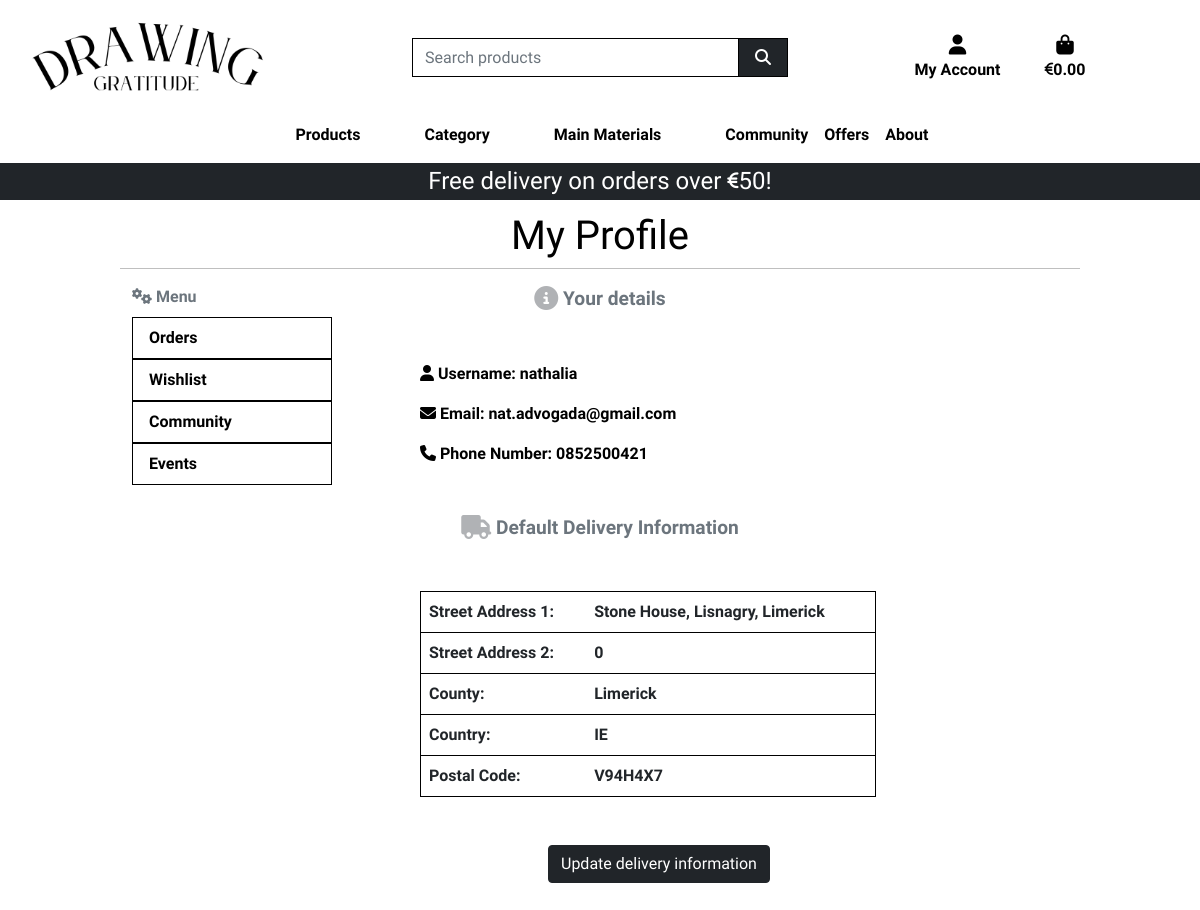
The page /profile/ (signed in) on the database as committed earlier.
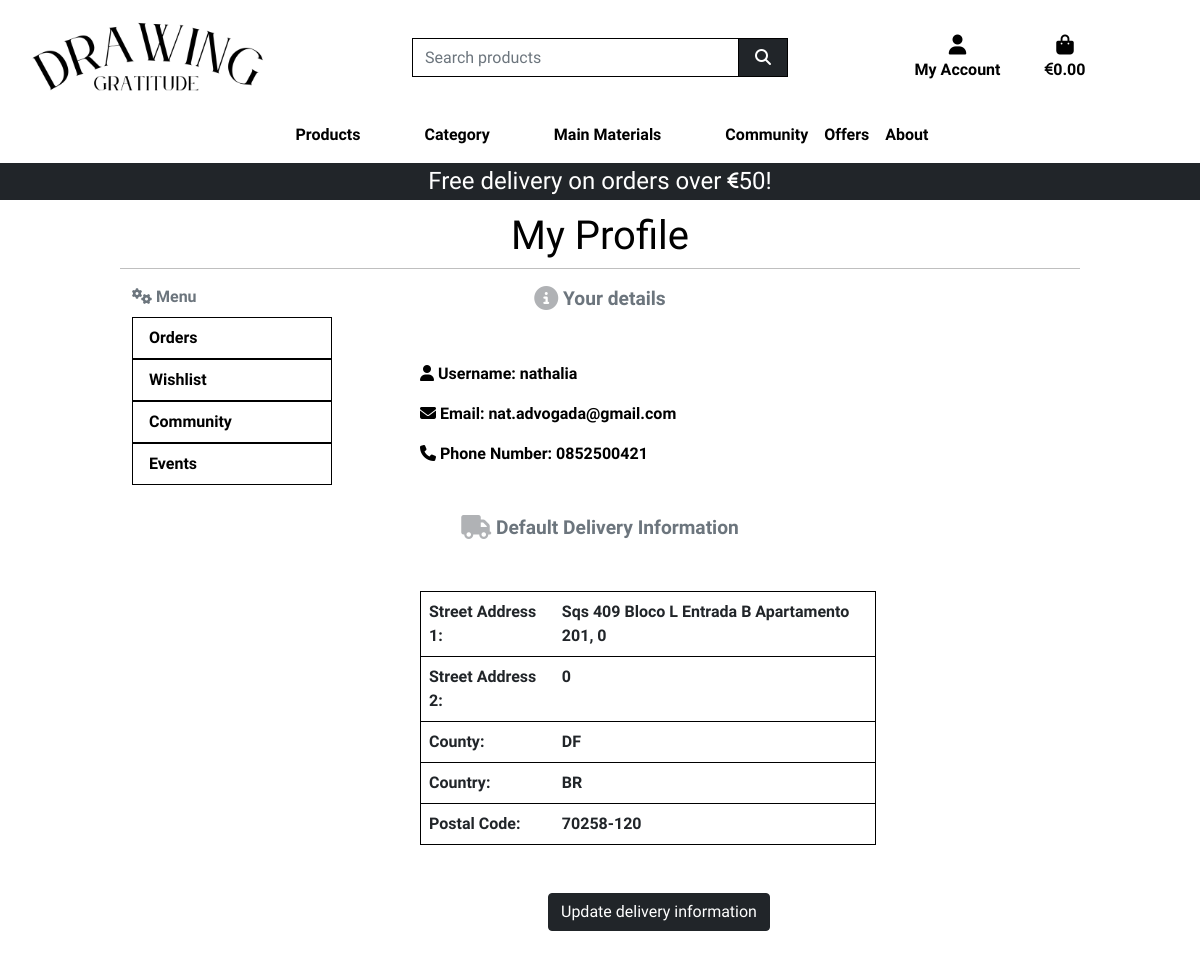
The same page on the database as committed later.
### profiles/models.py (models this page shows, shortened)
class UserProfile(models.Model):
    user = models.OneToOneField(User, on_delete=models.CASCADE)
    default_phone_number = models.CharField(max_length=20, null=True, blank=True)
    default_street_address1 = models.CharField(max_length=80, null=True, blank=True)
    default_street_address2 = models.CharField(max_length=80, null=True, blank=True)
    default_town_or_city = models.CharField(max_length=40, null=True, blank=True)
    default_county = models.CharField(max_length=80, null=True, blank=True)
    default_country = CountryField(blank_label='Country', null=True, blank=True)
    default_postcode = models.CharField(max_length=20, null=True, blank=True)

### profiles/views.py (the view)
# urls.py: path('profile/', include('profiles.urls')),
def profile(request):
    if request.user.is_authenticated:
        user_info = UserProfile.objects.get(user=request.user)
    template = 'profiles/profile.html'
    context = {
        'on_profile_page': True,
        'user_info': user_info,
    }
    return render(request, template, context)

### bag/contexts.py (called while the page is built, shortened)
def bag_contents(request):
    bag_items = []
    total = 0
    total_discounted_price = 0
    product_count = 0
    bag = request.session.get('bag', {})
    delivery = total * Decimal(settings.STANDARD_DELIVERY_PERCENTAGE / 100) if total < settings.FREE_DELIVERY_THRESHOLD else 0
    grand_total = total + delivery
    context = {
        'bag_items': bag_items,
        'total': total,
        'total_discounted_price': total_discounted_price,
        'product_count': product_count,
        'delivery': delivery,
        'free_delivery_delta': max(0, settings.FREE_DELIVERY_THRESHOLD - total),
        'free_delivery_threshold': settings.FREE_DELIVERY_THRESHOLD,
        'grand_total': grand_total,
    }
    return context

### profiles/templates/profiles/profile.html (shortened to what this page needs)
{% extends "base.html" %}
{% load static %}
{% load crispy_forms_tags %}
{% block extra_css %}
    <link rel="stylesheet" href="{% static 'profiles/css/profile.css' %}">
{% endblock %}
{% block page_header %}
    <div class="container header-container">
    </div>
{% endblock %}
{% block content %}
    <div class="container">
        <div class="row">
            <h1 class="text-center mt-5 mb-2">My Profile</h1>
            <hr>
        </div>
        <div class="row">
            <div class="col-3">
                {% include 'includes/profile_navbar.html' %}
            </div>
            <div class="col-6">
                <p class="text-muted default-text text-center"><i class="fa-solid fa-circle-info fa-lg" style="color: #b0b2b5;"></i> Your details</p>
                <div class="m-5">
                    <p><i class="fa-solid fa-user"></i> Username: {{ user_info.user.username }}</p>
                    <p><i class="fa-solid fa-envelope"></i> Email: {{ user_info.user.email }}</p>
                    <p><i class="fa-solid fa-phone"></i> Phone Number: {{ user_info.default_phone_number }}</p>
                </div>
                <p class="text-muted default-text text-center"><i class="fa-solid fa-truck fa-lg" style="color: #b0b2b5;"></i> Default Delivery Information</p>
                <table class="table table-hover profile-table m-5">
                    <tbody>
                    <tr>
                        <th>Street Address 1:</th>
                        <td>{{ user_info.default_street_address1 }}</td>
                    </tr>
                    <tr>
                        <th>Street Address 2:</th>
                        <td>{{ user_info.default_street_address2 }}</td>
                    </tr>
                    <tr>
                        <th>County:</th>
                        <td>{{ user_info.default_county }}</td>
                    </tr>
                    <tr>
                        <th>Country:</th>
                        <td>{{ user_info.default_country }}</td>
                    </tr>
                    <tr>
                        <th>Postal Code:</th>
                        <td>{{ user_info.default_postcode }}</td>
                    </tr>
                    </tbody>
                </table>
                <a href="{% url 'update_profile' %}" class="btn btn-dark btn-profile">Update delivery information</a>
            </div>
        </div>
    </div>
{% endblock %}

Rows that differ between the two databases and show on the page:
changed UserProfile "nathalia": default_street_address1 "Stone House, Lisnagry, Limerick" → "Sqs 409 Bloco L Entrada B Apartamento 201, 0"; default_county "Limerick" → "DF"; default_country "IE" → "BR"; default_postcode "V94H4X7" → "70258-120"
